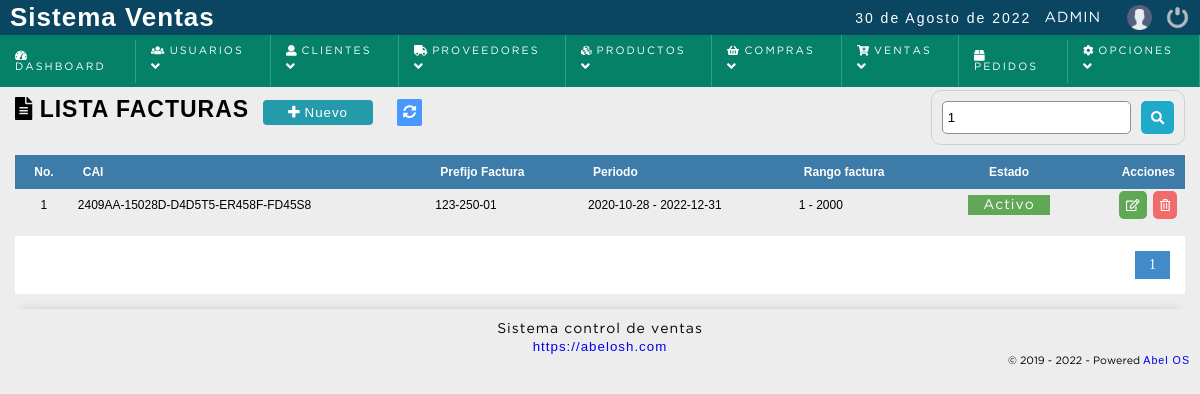
The page /sistema/facturas/buscar_factura.php?busqueda=1 (signed in) on the database its author committed.
### tables this page shows
CREATE TABLE IF NOT EXISTS `facturas` (
  `idserie` bigint(20) NOT NULL AUTO_INCREMENT,
  `cai` varchar(50) NOT NULL,
  `prefijo` varchar(20) NOT NULL,
  `periodo_inicio` date NOT NULL,
  `periodo_fin` date NOT NULL,
  `no_inicio` bigint(20) NOT NULL,
  `no_fin` bigint(20) NOT NULL,
  `ceros` int(11) NOT NULL,
  `usuarioid` bigint(20) NOT NULL,
  `dateadd` datetime NOT NULL DEFAULT CURRENT_TIMESTAMP,
  `status` int(11) NOT NULL DEFAULT '1',
  PRIMARY KEY (`idserie`),
  KEY `usuarioid` (`usuarioid`)
);

### sistema/includes/functions.php (called while the page is built, shortened)
<?php
	function decrypt($string, $key) {
	   $result = '';
	   $string = base64_decode($string);
	   for($i=0; $i<strlen($string); $i++) {
	      $char = substr($string, $i, 1);
	      $keychar = substr($key, ($i % strlen($key))-1, 1);
	      $char = chr(ord($char)-ord($keychar));
	      $result.=$char;
	   }
	   return $result;
	}
 ?>

### sistema/facturas/buscar_factura.php (the view, shortened to what this page needs)
<?php
	$busqueda = strtolower($_REQUEST['busqueda']);
	include "../../conexion.php";
	$sql_registe = mysqli_query($conection,"SELECT COUNT(*) as total_registro FROM facturas
															WHERE ( idserie LIKE '%$busqueda%' OR
																cai LIKE '%$busqueda%' OR
																prefijo LIKE '%$busqueda%'
														   	) AND status != 10 ORDER BY idserie ASC ");
	$result_register = mysqli_fetch_array($sql_registe);
	$total_registro = $result_register['total_registro'];
	$por_pagina = 100;
	if(empty($_GET['pagina']))
	{
		$pagina = 1;
	}else{
		$pagina = $_GET['pagina'];
	}
	$desde = ($pagina-1) * $por_pagina;
	$total_paginas = ceil($total_registro / $por_pagina);
	$query = mysqli_query($conection,"SELECT * FROM facturas
												WHERE
													( idserie LIKE '%$busqueda%' OR
													  cai LIKE '%$busqueda%' OR
													  prefijo LIKE '%$busqueda%' )
													AND
													status != 10 ORDER BY idserie ASC LIMIT $desde,$por_pagina
									");
 ?>
<!DOCTYPE html>
<html lang="en">
<head>
	<?php include "../includes/scripts.php"; ?>
</head>
<body>
	<?php include "../includes/header.php"; ?>
	<section id="container">
		<h1> <i class="fas fa-file-alt"></i> Lista facturas</h1>
		<a href="#" class="btn_new btnNewSerie"><i class="fas fa-plus"></i> Nuevo </a>
		<a href="index.php" class="btnRefresh"><i class="fas fa-sync-alt" title="Actualizar"></i></a>
		<form action="buscar_factura.php" method="get" class="form_search">
			<input type="text" name="busqueda" id="busqueda" value="<?php echo $busqueda; ?>" placeholder="Buscar">
			<button type="submit" class="btn_search"><i class="fas fa-search"></i></button>
		</form>
	<div class="containerTable">
		<table>
			<tr>
				<th class="textcenter">No.</th>
				<th>CAI</th>
				<th>Prefijo Factura</th>
				<th>Periodo</th>
				<th>Rango factura</th>
				<th class="textcenter">Estado</th>
				<th class="textright">Acciones</th>
			</tr>
		<?php
			if($result > 0){
				while ($data = mysqli_fetch_array($query)) {
					if($data["status"] == 1){
						$status = '<span title="Desactivar Serie" class="pagada activeUser" estado="'.$data["status"].'" onclick="modalActiveSerie('.$data["idserie"].');">Activo</span>';
					}else{
						$status = '<span title="Activar Serie" class="anulada activeUser" estado="'.$data["status"].'" onclick="modalActiveSerie('.$data["idserie"].');">Inactivo</span>';
					}
			?>
				<tr id="item_<?php echo $data["idserie"]; ?>" >
					<td class="textcenter"><?php echo $data["idserie"]; ?></td>
					<td class="rowCai"><?php echo $data["cai"]; ?></td>
					<td class="rowPrefijo"><?php echo $data["prefijo"]; ?></td>
					<td class="rowPeriodo"><?php echo $data["periodo_inicio"].' - '.$data["periodo_fin"]; ?></td>
					<td class="rowRango"><?php echo $data["no_inicio"].' - '.$data["no_fin"]; ?></td>
					<td class="rowEstado textcenter"><?php echo $status; ?></td>
					<td class="textright">
						<div class="div_acciones">
							<div>
								<a class="btn_edit btnEditSerie" href="#"><i class="far fa-edit"></i> </a>
							</div>
							<div>
								<a class="btn_del btnDelSerie" href="#" title="Eliminar"><i class="far fa-trash-alt"></i></a>
							</div>
						</div>
					</td>
				</tr>
		<?php
				}
			}else{
				echo '<tr><td colspan="5" align="center"><p><strong>No hay datos para mostrar</strong></p></td></tr>';
			}
		 ?>
		</table>
	</div>
<?php
	if($total_registro != 0)
	{
 ?>
		<div class="paginador">
			<ul>
			<?php
				for ($i=1; $i <= $total_paginas; $i++) {
					if($i == $pagina)
					{
						echo '<li class="pageSelected">'.$i.'</li>';
					}else{
						echo '<li><a href="?pagina='.$i.'&busqueda='.$busqueda.'">'.$i.'</a></li>';
					}
				}
			 ?>
			</ul>
		</div>
<?php } ?>
	</section>
	<?php include "../includes/footer.php"; ?>
</body>
</html>

### sistema/css/style.css (style rules this page uses)
* { margin: 0; padding: 0; box-sizing: border-box; }
body { background: #ededed; }
h1, h2, h3, h4, h5, h6 { font-family: 'arial'; font-weight: bold; letter-spacing: 1px; }
h1 { font-size: 26px; }
a { text-decoration: none; font-family: arial; letter-spacing: 1px; }
span { font-family: 'GothamBook'; letter-spacing: 1px; font-size: 14px; line-height: 20px; }
#container { padding: 90px 15px 15px; }
form { background: #FFF; margin: auto; padding: 20px 43px; border: 1px solid #d1d1d1; }
input,select,textarea { display: block; width: 100%; font-size: 10pt; padding: 5px; border: 1px solid #85929e; border-radius: 5px; }
.btnRefresh { margin-left: 10px; color: #FFF; font-size: 10pt; background:#4898ff; padding: 6px; border-radius: 2px; }
#container h1 { font-size: 23px; text-transform: uppercase; display: inline-block; }
.btn_new { display: inline-block; background: #239baa; color: #FFF; padding: 5px 25px; border-radius: 4px; border: 0; margin: 10px; cursor: pointer; font-size: 10pt; }
table { border-collapse: collapse; font-size: 9pt; font-family: 'arial'; width: 100%; }
table th { text-align: left; padding: 10px; background: #3d7ba8; color: #FFF; }
table tr:nth-child(odd) { background: #FFF; }
table td { padding: 2px 5px; }
.activeUser { cursor: pointer; }
.paginador ul { padding: 15px; list-style: none; background: #FFF; margin-top: 15px; display: -webkit-flex; display: -moz-flex; display: -ms-flex; display: -o-flex; display: flex; justify-content: flex-end; }
.paginador a, .pageSelected { color: #428bca; border: 1px solid #ddd; padding: 5px; display: inline-block; font-size: 14px; text-align: center; width: 35px; }
.pageSelected { color: #FFF; background: #428bca; border: 1px solid #428bca; }
.form_search { display: -webkit-flex; display: -moz-flex; display: -ms-flex; display: -o-flex; display: flex; float: right; background: initial; padding: 10px; border-radius: 10px; margin-bottom: 10px; }
.form_search .btn_search { background: #1faac8; color: #FFF; padding: 10px; border: 0; cursor: pointer; margin-left: 10px; display: -webkit-flex; display: -moz-flex; display: -ms-flex; display: -o-flex; display: flex; border-radius: 5px; }
.textright { text-align: right; }
.textcenter { text-align: center; }
.pagada, .anulada, .reserva { color: #FFF; background: #60a756; text-align: center; padding: 4px 15px; width: 100%; }
.div_acciones { display: -webkit-flex; display: -moz-flex; display: -ms-flex; display: -o-flex; display: flex; justify-content: flex-end; }
.btn_view, .btn_edit, .btn_del, .btn_add, .btn_sendEmail, .btn_print { background-color: #1faac8; border: 0; border-radius: 5px; cursor: pointer; padding: 7px; margin: 0 3px; color: #FFF; }
.div_acciones .btn_view, .div_acciones .btn_edit, .div_acciones .btn_del, .btn_add { display: block; }
.btn_edit { background-color: #60a756; }
.btn_del { background-color: #f26b6b; }

### rows shown on the page
facturas: idserie "1", cai "2409AA-15028D-D4D5T5-ER458F-FD45S8", prefijo "123-250-01", periodo_inicio "2020-10-28", periodo_fin "2022-12-31", no_inicio "1", no_fin "2000"

### other values the page prints
fechaC() "30 de Agosto de 2022"
$_SESSION['user'] "ADMIN"
WEB_EMPRESA "https://abelosh.com"
